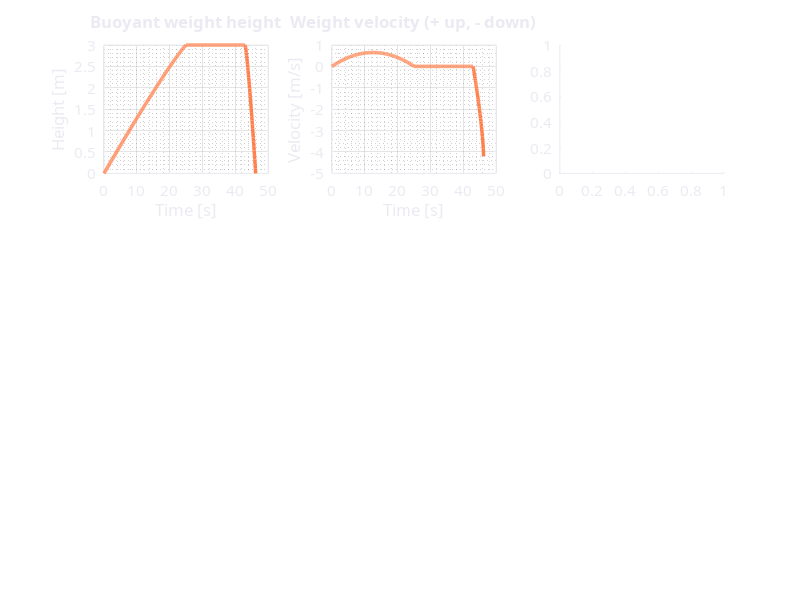

Reproduce this figure in MATLAB. (Note: this script raises an error after producing the figure.)
% PLOT_BUOYANCY_GRAVITY_RESULTS  Plausible simulation for Buoyancy Gravity Battery.
%
% Cycle: lift (water fill + motor) -> water transfer (drain + pump) -> drop (generation).
% Run:  plot_buoyancy_gravity_results

function plot_buoyancy_gravity_results()

%% Dark mode colors
BG   = [0.11 0.11 0.14];
FG   = [0.92 0.92 0.95];
GRID = [0.28 0.28 0.32];
C1   = [0.35 0.68 1.00];   % blue - water / reservoir
C2   = [1.00 0.50 0.30];   % orange - buoyant weight
C3   = [0.40 0.85 0.55];   % green - generation
C4   = [0.75 0.45 0.95];   % purple - consumption (motor, pump)
C5   = [0.95 0.75 0.25];   % gold
C6   = [0.30 0.75 0.78];   % teal
CGRAY = [0.50 0.50 0.55];

%% Cycle phases
% Phase 1: Lift — top tank fills, water enters chamber, buoyancy + motor raises weight (0 -> H_max)
% Phase 2: Water management — drain to bottom tank, pump from bottom to top (weight at top)
% Phase 3: Drop — weight falls, drives generator (H_max -> 0)
T_lift   = 25;   % s — lift duration
T_water  = 18;   % s — drain + pump
T_drop   = 3.2;  % s — drop duration
T_tot    = T_lift + T_water + T_drop;
N        = 500;
t        = linspace(0, T_tot, N);
H_max    = 3;    % m — tower height / drop height
g        = 9.81;

% Buoyant weight [kg] — same as analysis comparison (m_common = 50)
m_weight = 50;
% Effective "lift" from buoyancy (reduces load on motor during fill)
buoyancy_fraction = 0.55;  % fraction of weight offset by buoyancy when chamber full

%% Phase 1: Lift (0 to T_lift)
ix_lift = t <= T_lift;
t_lift  = t(ix_lift);
tau_l   = t_lift / T_lift;
% Chamber fill (water level / fill fraction) — drives buoyancy
fill_chamber = 1 - exp(-3 * tau_l);  % smooth fill
fill_chamber = min(fill_chamber, 1);
% Weight height: 0 -> H_max (motor + buoyancy)
h_weight = zeros(size(t));
h_weight(ix_lift) = H_max * (1 - (1 - tau_l).^1.1);
% Velocity (lift): peak mid-stroke
v_weight = zeros(size(t));
v_lift_max = 0.65;
v_weight(ix_lift) = v_lift_max * 4 * tau_l .* (1 - tau_l);
% Top reservoir level (draining into chamber during lift)
level_top = zeros(size(t));
level_top(ix_lift) = 1 - 0.85 * tau_l;  % depletes as water goes to chamber
% Motor power (consumed) — less when buoyancy assists
P_motor = zeros(size(t));
P_lift_base = m_weight * g * v_lift_max * 0.6;  % baseline power
P_motor(ix_lift) = P_lift_base * (1 - buoyancy_fraction * fill_chamber) .* (4 * tau_l .* (1 - tau_l) + 0.2);
P_motor(ix_lift) = max(P_motor(ix_lift), 50);

%% Phase 2: Water management (T_lift to T_lift + T_water)
ix_water = t > T_lift & t <= T_lift + T_water;
t_water  = t(ix_water) - T_lift;
tau_w    = t_water / T_water;
% Weight stays at top
h_weight(ix_water) = H_max;
v_weight(ix_water) = 0;
% Chamber drains (water to bottom tank)
tau_w = min(max(tau_w, 0), 1);
fill_chamber(ix_water) = 1 - 0.95 * (1 - (1 - tau_w).^0.9);
fill_chamber(ix_water) = max(real(fill_chamber(ix_water)), 0.05);
% Top reservoir: refill by pump (second half of phase)
level_top(ix_water) = 0.15 + 0.8 * (tau_w).^1.2;
level_top(ix_water) = min(real(level_top(ix_water)), 1);
% Pump power (consumed) — runs in second half of water phase
P_pump = zeros(size(t));
pump_frac = 0.6;
t_water_vec = t(ix_water) - T_lift;
tau_w_vec = t_water_vec / T_water;
pump_on = tau_w_vec >= (1 - pump_frac);
arg = (tau_w_vec - (1 - pump_frac)) / pump_frac;
arg = max(0, min(1, real(arg)));
P_pump(ix_water) = pump_on .* (200 + 150 * sin(pi * arg));
P_pump(ix_water) = max(0, real(P_pump(ix_water)));

%% Phase 3: Drop (T_lift + T_water to end)
ix_drop = t > T_lift + T_water;
t_drop  = t(ix_drop) - (T_lift + T_water);
tau_d   = t_drop / T_drop;
% Weight height: H_max -> 0
tau_d = min(max(tau_d, 0), 1);
h_weight(ix_drop) = H_max * (1 - tau_d.^1.25);
h_weight(ix_drop) = max(real(h_weight(ix_drop)), 0);
% Velocity (drop): increases then constant-ish (turbine/generator load)
v_drop_max = 4.2;
v_weight(ix_drop) = -v_drop_max * (1 - (1 - tau_d).^0.7);
v_weight(ix_drop) = real(v_weight(ix_drop));
% Chamber empty; top reservoir full (for next cycle)
fill_chamber(ix_drop) = 0.02;
level_top(ix_drop) = 0.98;
P_pump(ix_drop) = 0;
% Generator power (electrical output)
eta_gen = 0.74;
P_mech_drop = m_weight * g * (-v_weight(ix_drop));
P_gen = zeros(size(t));
P_gen(ix_drop) = eta_gen * P_mech_drop;
P_gen(ix_drop) = max(P_gen(ix_drop), 0);

%% Combined electrical: consumption (motor + pump) vs generation
P_cons = P_motor + P_pump;
E_cons_cum = cumtrapz(t, P_cons);
E_gen_cum  = cumtrapz(t, P_gen);
E_net_cum  = E_gen_cum - E_cons_cum;

%% Round-trip efficiency (generated / consumed over cycle)
E_cons_end = E_cons_cum(end);
E_gen_end  = E_gen_cum(end);
round_trip_eff = 100 * E_gen_end / (E_cons_end + 1e-9);

%% Apply dark theme
set(0, 'DefaultFigureColor', BG);
set(0, 'DefaultAxesColor', BG);
set(0, 'DefaultAxesXColor', FG);
set(0, 'DefaultAxesYColor', FG);
set(0, 'DefaultAxesZColor', FG);
set(0, 'DefaultTextColor', FG);
set(0, 'DefaultAxesFontSize', 11);
set(0, 'DefaultAxesFontName', 'Segoe UI');
set(0, 'DefaultAxesGridColor', GRID);
set(0, 'DefaultAxesMinorGridColor', GRID);

%% ----- Figure 1: Time-Series -----
fig1 = figure('Name', 'Buoyancy Gravity Battery — Time-Series', 'Position', [80, 60, 1280, 840], 'Color', BG);

subplot(3, 3, 1);
plot(t, h_weight, '-', 'Color', C2, 'LineWidth', 2.5);
set(gca, 'Color', BG, 'XColor', FG, 'YColor', FG);
xlabel('Time [s]', 'Color', FG); ylabel('Height [m]', 'Color', FG);
title('Buoyant weight height', 'Color', FG);
grid on; grid minor;

subplot(3, 3, 2);
plot(t, v_weight, '-', 'Color', C2, 'LineWidth', 2.5);
set(gca, 'Color', BG, 'XColor', FG, 'YColor', FG);
xlabel('Time [s]', 'Color', FG); ylabel('Velocity [m/s]', 'Color', FG);
title('Weight velocity (+ up, - down)', 'Color', FG);
grid on; grid minor;

subplot(3, 3, 3);
yyaxis left;
plot(t, fill_chamber * 100, '-', 'Color', C1, 'LineWidth', 2);
set(gca, 'YColor', C1);
ylabel('Chamber fill [%]', 'Color', FG);
yyaxis right;
plot(t, level_top * 100, '-', 'Color', C6, 'LineWidth', 2);
set(gca, 'YColor', C6);
ylabel('Top reservoir [%]', 'Color', FG);
set(gca, 'Color', BG, 'XColor', FG);
xlabel('Time [s]', 'Color', FG);
title('Water levels (chamber and reservoir)', 'Color', FG);
legend('Chamber', 'Reservoir', 'Location', 'best', 'TextColor', FG);
grid on; grid minor;

subplot(3, 3, 4);
plot(t, P_motor, '-', 'Color', C4, 'LineWidth', 2);
hold on;
plot(t, P_pump, '-', 'Color', C5, 'LineWidth', 2);
set(gca, 'Color', BG, 'XColor', FG, 'YColor', FG);
xlabel('Time [s]', 'Color', FG); ylabel('Power [W]', 'Color', FG);
title('Motor and pump (consumption)', 'Color', FG);
legend('Hoist motor', 'Pump', 'Location', 'best', 'TextColor', FG);
grid on; grid minor; hold off;

subplot(3, 3, 5);
plot(t, P_gen, '-', 'Color', C3, 'LineWidth', 2.5);
set(gca, 'Color', BG, 'XColor', FG, 'YColor', FG);
xlabel('Time [s]', 'Color', FG); ylabel('Power [W]', 'Color', FG);
title('Generator output (drop phase)', 'Color', FG);
grid on; grid minor;

subplot(3, 3, 6);
area(t(ix_lift), P_motor(ix_lift), 'FaceColor', C4, 'FaceAlpha', 0.5);
hold on;
area(t(ix_water), P_pump(ix_water), 'FaceColor', C5, 'FaceAlpha', 0.5);
area(t(ix_drop), P_gen(ix_drop), 'FaceColor', C3, 'FaceAlpha', 0.6);
set(gca, 'Color', BG, 'XColor', FG, 'YColor', FG);
xlabel('Time [s]', 'Color', FG); ylabel('Power [W]', 'Color', FG);
title('Charge vs discharge power', 'Color', FG);
legend('Motor', 'Pump', 'Generator', 'Location', 'best', 'TextColor', FG);
grid on; grid minor; hold off;

subplot(3, 3, 7);
plot(t, E_cons_cum, '-', 'Color', C4, 'LineWidth', 2);
hold on;
plot(t, E_gen_cum, '-', 'Color', C3, 'LineWidth', 2.5);
plot(t, E_net_cum, '-', 'Color', C5, 'LineWidth', 1.5);
set(gca, 'Color', BG, 'XColor', FG, 'YColor', FG);
xlabel('Time [s]', 'Color', FG); ylabel('Energy [J]', 'Color', FG);
title('Cumulative energy', 'Color', FG);
legend('Consumed', 'Generated', 'Net', 'Location', 'best', 'TextColor', FG);
grid on; grid minor; hold off;

subplot(3, 3, 8);
pie_vals = [real(E_cons_end), real(E_gen_end)];
pie_vals = max(abs(pie_vals), 0.1);
pie(double(pie_vals), {'Consumed (lift + pump)', 'Generated (drop)'});
colormap(gca, [C4; C3]);
title('Cycle energy split', 'Color', FG);

subplot(3, 3, 9);
plot(h_weight, v_weight, '-', 'Color', C2, 'LineWidth', 2.5);
set(gca, 'Color', BG, 'XColor', FG, 'YColor', FG);
xlabel('Height [m]', 'Color', FG); ylabel('Velocity [m/s]', 'Color', FG);
title('Weight phase portrait', 'Color', FG);
grid on; grid minor;

sgtitle(fig1, 'Buoyancy Gravity Battery — Time-Series', 'Color', FG, 'FontSize', 16, 'FontWeight', 'bold');

%% ----- Figure 2: Energy and water -----
fig2 = figure('Name', 'Buoyancy Gravity Battery — Energy Analysis', 'Position', [120, 100, 1000, 520], 'Color', BG);

subplot(2, 2, 1);
b = bar([E_cons_end, E_gen_end, E_net_cum(end)], 'FaceColor', 'flat');
b.CData = [C4; C3; C5];
set(gca, 'Color', BG, 'XColor', FG, 'YColor', FG);
set(gca, 'XTickLabel', {'Consumed', 'Generated', 'Net'});
ylabel('Energy [J]', 'Color', FG);
title('One-cycle energy balance', 'Color', FG);
grid on; grid minor;

subplot(2, 2, 2);
plot(t, E_net_cum, '-', 'Color', C5, 'LineWidth', 2.5);
set(gca, 'Color', BG, 'XColor', FG, 'YColor', FG);
xlabel('Time [s]', 'Color', FG); ylabel('Net energy [J]', 'Color', FG);
title('Net cumulative energy', 'Color', FG);
grid on; grid minor;

subplot(2, 2, 3);
bar(1, round_trip_eff, 'FaceColor', C3);
set(gca, 'Color', BG, 'XColor', FG, 'YColor', FG);
set(gca, 'XTick', 1, 'XTickLabel', 'Round-trip');
ylabel('Efficiency [%]', 'Color', FG);
title('Round-trip efficiency (generated / consumed)', 'Color', FG);
ylim([0 100]);
grid on; grid minor;

subplot(2, 2, 4);
plot(h_weight, fill_chamber * 100, '-', 'Color', C1, 'LineWidth', 2);
set(gca, 'Color', BG, 'XColor', FG, 'YColor', FG);
xlabel('Weight height [m]', 'Color', FG); ylabel('Chamber fill [%]', 'Color', FG);
title('Chamber fill vs weight position', 'Color', FG);
grid on; grid minor;

sgtitle(fig2, 'Buoyancy Gravity Battery — Energy Analysis', 'Color', FG, 'FontSize', 16, 'FontWeight', 'bold');

%% ----- Summary table -----
row_names = {
    'Buoyant weight mass'
    'Drop height (tower)'
    'Lift duration'
    'Water / pump phase'
    'Drop duration'
    'Energy consumed (motor + pump)'
    'Energy generated (drop)'
    'Net energy (cycle)'
    'Peak motor power'
    'Peak pump power'
    'Peak generator power'
    'Round-trip efficiency'
};
row_vals = {
    sprintf('%.0f', m_weight)
    sprintf('%.1f', H_max)
    sprintf('%.1f', T_lift)
    sprintf('%.1f', T_water)
    sprintf('%.2f', T_drop)
    sprintf('%.1f', E_cons_end)
    sprintf('%.1f', E_gen_end)
    sprintf('%.1f', E_net_cum(end))
    sprintf('%.0f', max(P_motor))
    sprintf('%.0f', max(P_pump))
    sprintf('%.0f', max(P_gen))
    sprintf('%.1f', round_trip_eff)
};
row_units = {'kg'; 'm'; 's'; 's'; 's'; 'J'; 'J'; 'J'; 'W'; 'W'; 'W'; '%'};

fig3 = figure('Name', 'Buoyancy Gravity Battery — Summary', 'Position', [200, 120, 640, 540], 'Color', BG);
uit = uitable(fig3, 'Data', [row_names, row_vals, row_units], ...
    'ColumnName', {'Quantity', 'Value', 'Unit'}, ...
    'ColumnWidth', {280, 120, 60}, 'FontSize', 10, 'FontName', 'Segoe UI');
uit.Position = [20, 50, 600, 450];
uit.BackgroundColor = repmat([BG; 0.16 0.16 0.20], 6, 1);
uit.ForegroundColor = FG;
annotation('textbox', [0.1 0.92 0.8 0.06], 'String', 'Buoyancy Gravity Battery — Summary', ...
    'FontSize', 14, 'FontWeight', 'bold', 'EdgeColor', 'none', 'HorizontalAlignment', 'center', 'Color', FG);

%% Reset defaults
set(0, 'DefaultFigureColor', 'remove');
set(0, 'DefaultAxesColor', 'remove');
set(0, 'DefaultAxesXColor', 'remove');
set(0, 'DefaultAxesYColor', 'remove');
set(0, 'DefaultAxesZColor', 'remove');
set(0, 'DefaultTextColor', 'remove');
set(0, 'DefaultAxesGridColor', 'remove');
set(0, 'DefaultAxesMinorGridColor', 'remove');

end
